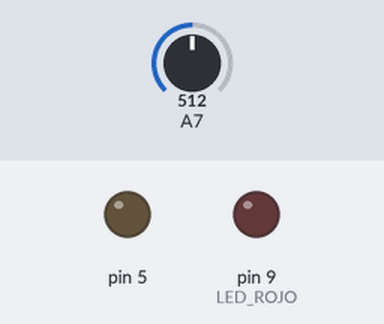
A sketch run on a simulated Arduino Uno, built with avr-gcc and run on an emulated ATmega328P. Shown: output pins drawn as LEDs (lit = HIGH). Inputs (shaded band) come from the test bench; at power-on: A7 = 512. Storage starts empty.

Above: at 0.4 s.
Timing chart, 0 to 1.9 s (numbered marks = the images above):
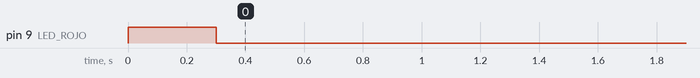

The sketch:

test_grabacion_alimentacion.ino
```cpp
// Firm para probar la rutina de adquisición de tensión de alimentación
#include "SdFat.h"

#define LED_ROJO          9
#define SD_CS             10        // alias del pin conectado a CS de la SD

// file system
SdFat SD;

char str2[] = "alim.txt";

void grabar_datos_archivo(){
  char buffer1[3];
  char buffer2[8];
  File outFile;
//  obtenerFechaHora();
//
  outFile = SD.open(str2, FILE_WRITE);
//  sprintf(buffer1, "%02d", dia);
//  outFile.print(buffer1);
//  outFile.print(F("/"));
//  sprintf(buffer1, "%02d", mes);
//  outFile.print(buffer1);
//  outFile.print(F("/"));
//  outFile.print("20");
//  outFile.print(anio);
//  outFile.print(F(" "));
//  sprintf(buffer1, "%02d", hora);
//  outFile.print(buffer1);
//  outFile.print(F(":"));
//  sprintf(buffer1, "%02d", minuto);
//  outFile.print(buffer1);
//  outFile.print(F(":"));
//  sprintf(buffer1, "%02d", segundo);
//  outFile.print(buffer1);
//  outFile.print(F(" - "));

    int val1 = 0;
    float val = 0;

    val1 = analogRead(7);
    val = (val1 * 3.41)/896;

    outFile.print(val1);
    outFile.print("   ");
    outFile.println(val,2);

    // Cerrar archivo
    outFile.close();

}


void setup() {
  analogReference(EXTERNAL);
  pinMode(5, OUTPUT);
  digitalWrite(5,LOW);
  Serial.begin(57600);
  pinMode(LED_ROJO, OUTPUT);
  digitalWrite(LED_ROJO,HIGH);
  delay(300);
  digitalWrite(LED_ROJO,LOW);

    //pin CS a la SD definido como salida
  pinMode(SD_CS,OUTPUT);
  // initializar SPI
  SPI.begin();

  //Inicializar SD
  if (!SD.begin(SD_CS)) {
      digitalWrite(LED_ROJO,HIGH);
  }

}


void loop(void) {
    delay(3000);
    grabar_datos_archivo();
}
```
